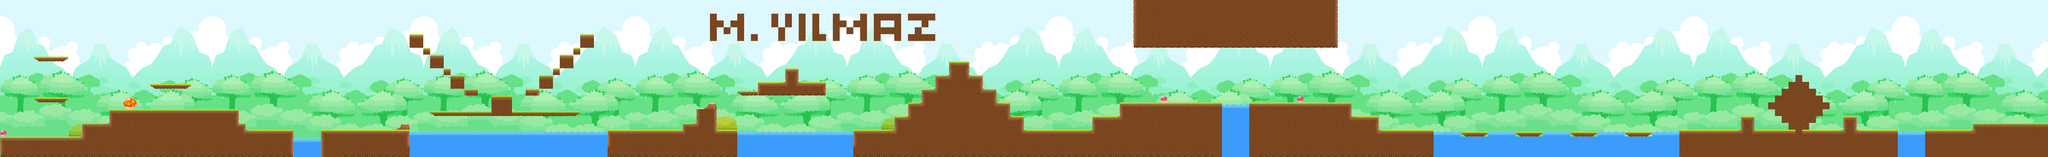

This game map was drawn from its Tiled (.tmx) file and the tilesets committed beside it. A one-line description and the trimmed map source follow:
An orthogonal 300x23 tile map with 32x32 px tiles, 2 tile layers (base_layer, ground_layer), 4 tilesets and 78 objects (GoldenIngot).

<map version="1.10" tiledversion="1.10.2" orientation="orthogonal" renderorder="right-down" width="300" height="23" tilewidth="32" tileheight="32" infinite="0" nextlayerid="5" nextobjectid="110">
 <tileset firstgid="1" name="background" tilewidth="32" tileheight="32" tilecount="713" columns="31">
  <image source="../images/background.png" width="1000" height="750" />
 </tileset>
 <tileset firstgid="714" name="ground_tiles" tilewidth="32" tileheight="32" tilecount="18" columns="0">
  <grid orientation="orthogonal" width="1" height="1" />
  <tile id="0">
   <image width="32" height="32" source="../images/ground_tiles/1.png" />
  </tile>
  <tile id="1">
   <image width="32" height="32" source="../images/ground_tiles/2.png" />
  </tile>
  <tile id="2">
   <image width="32" height="32" source="../images/ground_tiles/3.png" />
  </tile>
  <tile id="3">
   <image width="32" height="32" source="../images/ground_tiles/4.png" />
  </tile>
  <tile id="4">
   <image width="32" height="32" source="../images/ground_tiles/5.png" />
  </tile>
  <tile id="5">
   <image width="32" height="32" source="../images/ground_tiles/6.png" />
  </tile>
  <tile id="6">
   <image width="32" height="32" source="../images/ground_tiles/7.png" />
  </tile>
  <tile id="7">
   <image width="32" height="32" source="../images/ground_tiles/8.png" />
  </tile>
  <tile id="9">
   <image width="32" height="32" source="../images/ground_tiles/10.png" />
  </tile>
  <tile id="10">
   <image width="32" height="32" source="../images/ground_tiles/11.png" />
  </tile>
  <tile id="12">
   <image width="32" height="23" source="../images/ground_tiles/13.png" />
  </tile>
  <tile id="13">
   <image width="32" height="23" source="../images/ground_tiles/14.png" />
  </tile>
  <tile id="14">
   <image width="32" height="23" source="../images/ground_tiles/15.png" />
  </tile>
  <tile id="11">
   <image width="32" height="32" source="../images/ground_tiles/12.png" />
  </tile>
  <tile id="8">
   <image width="32" height="32" source="../images/ground_tiles/9.png" />
  </tile>
  <tile id="15">
   <image width="32" height="32" source="../images/ground_tiles/16.png" />
  </tile>
  <tile id="16">
   <image width="32" height="25" source="../images/ground_tiles/17.png" />
  </tile>
  <tile id="17">
   <image width="32" height="32" source="../images/ground_tiles/18.png" />
  </tile>
 </tileset>
 <tileset firstgid="732" name="ground_objects" tilewidth="32" tileheight="32" tilecount="48" columns="12">
  <image source="../images/ground_objects.png" width="414" height="129" />
 </tileset>
 <tileset firstgid="780" name="gems" tilewidth="32" tileheight="32" tilecount="18" columns="0">
  <grid orientation="orthogonal" width="1" height="1" />
  <tile id="0">
   <image width="32" height="32" source="../images/gems/Obsidian.png" />
  </tile>
  <tile id="1">
   <image width="32" height="32" source="../images/gems/Pearl.png" />
  </tile>
  <tile id="2">
   <image width="32" height="32" source="../images/gems/Ruby.png" />
  </tile>
  <tile id="3">
   <image width="32" height="32" source="../images/gems/Sapphire.png" />
  </tile>
  <tile id="4">
   <image width="32" height="32" source="../images/gems/SilverIngot.png" />
  </tile>
  <tile id="5">
   <image width="32" height="32" source="../images/gems/SilverNugget.png" />
  </tile>
  <tile id="6">
   <image width="32" height="32" source="../images/gems/Topaz.png" />
  </tile>
  <tile id="7">
   <image width="32" height="32" source="../images/gems/Coal.png" />
  </tile>
  <tile id="8">
   <image width="32" height="32" source="../images/gems/CopperIngot.png" />
  </tile>
  <tile id="9">
   <image width="32" height="32" source="../images/gems/CopperNugget.png" />
  </tile>
  <tile id="10">
   <image width="32" height="32" source="../images/gems/Crystal.png" />
  </tile>
  <tile id="11">
   <image width="32" height="32" source="../images/gems/CutEmerald.png" />
  </tile>
  <tile id="12">
   <image width="32" height="32" source="../images/gems/CutSapphire.png" />
  </tile>
  <tile id="13">
   <image width="32" height="32" source="../images/gems/CutTopaz.png" />
  </tile>
  <tile id="14">
   <image width="32" height="32" source="../images/gems/Diamond.png" />
  </tile>
  <tile id="15">
   <image width="32" height="32" source="../images/gems/Emerald.png" />
  </tile>
  <tile id="16">
   <image width="32" height="32" source="../images/gems/GoldenIngot.png" />
  </tile>
  <tile id="17">
   <image width="32" height="32" source="../images/gems/GoldNugget.png" />
  </tile>
 </tileset>
 <layer id="1" name="base_layer" width="300" height="23">
  <data>[6900 cells, 6900 non-empty, 713 distinct tile ids]</data>
 </layer>
 <layer id="2" name="ground_layer" width="300" height="23">
  <data>[6900 cells, 1976 non-empty, 35 distinct tile ids]</data>
 </layer>
 <objectgroup id="4" name="gems">
  <object id="83" type="GoldenIngot" gid="796" x="219" y="390" width="32" height="32" />
  <object id="84" gid="796" x="788" y="318" width="32" height="32" />
  <object id="85" gid="796" x="1226.33" y="598" width="32" height="32" />
  <object id="86" gid="796" x="2035" y="246" width="32" height="32" />
  <object id="87" gid="796" x="2640" y="248" width="32" height="32" />
  <object id="88" gid="796" x="2336.67" y="422.667" width="32" height="32" />
  <object id="89" gid="796" x="3692" y="293" width="32" height="32" />
  <object id="90" gid="796" x="4485.03" y="242.242" width="32" height="32" />
  <object id="91" gid="796" x="7147" y="571" width="32" height="32" />
  <object id="92" gid="796" x="7664" y="568" width="32" height="32" />
  <object id="93" gid="796" x="8414" y="304" width="32" height="32" />
  <object id="94" gid="796" x="9147.67" y="573.667" width="32" height="32" />
 </objectgroup>
 <objectgroup id="3" name="ground">
  <object id="1" x="160.667" y="264.667" width="158.667" height="23.3333" />
  <object id="2" x="160.667" y="456.667" width="160" height="22" />
  <object id="3" x="0" y="640.667" width="384" height="94.6667" />
  <object id="4" x="384" y="576" width="128" height="160" />
  <object id="5" x="512" y="514.667" width="606" height="221.333" />
  <object id="6" x="704" y="392.667" width="192.667" height="22" />
  <object id="7" x="1118.67" y="609.333" width="256" height="126.667" />
  <object id="8" x="1504.67" y="609.333" width="414" height="125.333" />
  <object id="9" x="2015.67" y="521" width="703.333" height="23" />
  <object id="10" x="2304.67" y="450" width="95.3333" height="71.3333" />
  <object id="11" x="2528" y="352.667" width="64" height="62" />
  <object id="12" x="2112.67" y="353.333" width="63.3333" height="62" />
  <object id="14" x="2016" y="256.667" width="64" height="63.3333" />
  <object id="15" x="2624" y="257.333" width="63.3333" height="62.6667" />
  <object id="16" x="2848" y="609" width="606" height="126" />
  <object id="17" x="3264" y="512" width="94" height="97" />
  <object id="18" x="3552" y="386" width="319" height="61" />
  <object id="19" x="3680" y="321" width="63" height="65" />
  <object id="20" x="4002.67" y="610.667" width="1723.33" height="124" />
  <object id="21" x="4192.67" y="547.333" width="606.667" height="63.3333" />
  <object id="22" x="4256.67" y="483.333" width="476.667" height="64" />
  <object id="23" x="4320" y="418.667" width="350.667" height="64.6667" />
  <object id="24" x="4384.67" y="354.667" width="222" height="63.3333" />
  <object id="25" x="4448.67" y="290" width="94" height="64.6667" />
  <object id="26" x="5120" y="547" width="607" height="63" />
  <object id="27" x="5249" y="482" width="477" height="65" />
  <object id="28" x="5312" y="0" width="956" height="224" />
  <object id="29" x="5857.33" y="482.667" width="477.333" height="253.333" />
  <object id="30" x="6333.33" y="546.667" width="128" height="189.333" />
  <object id="31" x="6462.67" y="609.333" width="258.667" height="126.667" />
  </objectgroup>
</map>
<!-- 36 of 78 objects omitted -->
